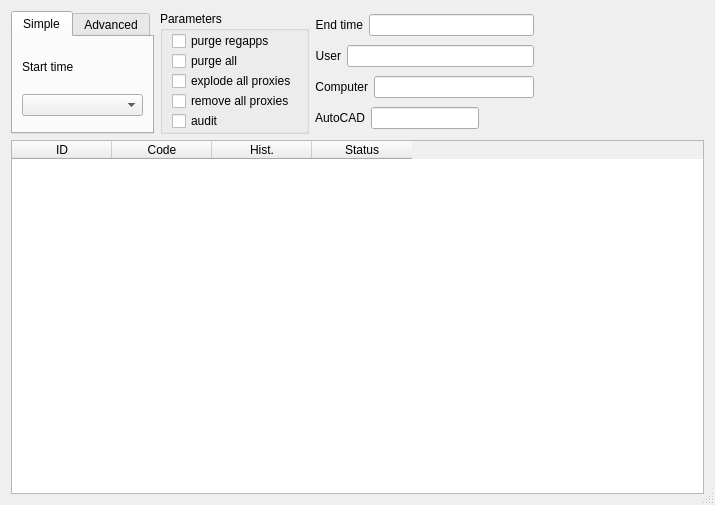
<?xml version="1.0" encoding="UTF-8"?>
<ui version="4.0">
 <class>AuditReport</class>
 <widget class="QDialog" name="AuditReport">
  <property name="geometry">
   <rect>
    <x>0</x>
    <y>0</y>
    <width>715</width>
    <height>505</height>
   </rect>
  </property>
  <property name="minimumSize">
   <size>
    <width>600</width>
    <height>0</height>
   </size>
  </property>
  <property name="windowTitle">
   <string>Drawings audit report</string>
  </property>
  <property name="locale">
   <locale language="English" country="UnitedStates"/>
  </property>
  <property name="sizeGripEnabled">
   <bool>true</bool>
  </property>
  <layout class="QVBoxLayout" name="verticalLayout_2" stretch="0,1">
   <item>
    <layout class="QHBoxLayout" name="horizontalLayout_4" stretch="0,0,0,1">
     <item>
      <widget class="QTabWidget" name="tbSelectParams">
       <property name="currentIndex">
        <number>0</number>
       </property>
       <widget class="QWidget" name="tabSimple">
        <attribute name="title">
         <string>Simple</string>
        </attribute>
        <layout class="QVBoxLayout" name="verticalLayout_5">
         <item>
          <widget class="QLabel" name="label_15">
           <property name="text">
            <string>Start time</string>
           </property>
          </widget>
         </item>
         <item>
          <widget class="QComboBox" name="mAuditList">
           <property name="sizeAdjustPolicy">
            <enum>QComboBox::AdjustToContents</enum>
           </property>
          </widget>
         </item>
         <item>
          <spacer name="verticalSpacer">
           <property name="orientation">
            <enum>Qt::Vertical</enum>
           </property>
          </spacer>
         </item>
        </layout>
       </widget>
       <widget class="QWidget" name="tabAdvanced">
        <attribute name="title">
         <string>Advanced</string>
        </attribute>
       </widget>
      </widget>
     </item>
     <item>
      <widget class="QGroupBox" name="groupBox_3">
       <property name="enabled">
        <bool>true</bool>
       </property>
       <property name="title">
        <string>Parameters</string>
       </property>
       <layout class="QVBoxLayout" name="verticalLayout">
        <property name="spacing">
         <number>0</number>
        </property>
        <property name="topMargin">
         <number>0</number>
        </property>
        <property name="bottomMargin">
         <number>0</number>
        </property>
        <item>
         <widget class="QRoCheckBox" name="cbPurgeR">
          <property name="enabled">
           <bool>true</bool>
          </property>
          <property name="text">
           <string>purge regapps</string>
          </property>
         </widget>
        </item>
        <item>
         <widget class="QRoCheckBox" name="cbPurgeA">
          <property name="text">
           <string>purge all</string>
          </property>
         </widget>
        </item>
        <item>
         <widget class="QRoCheckBox" name="cbExplodeProxy">
          <property name="text">
           <string>explode all proxies</string>
          </property>
         </widget>
        </item>
        <item>
         <widget class="QRoCheckBox" name="cbRemoveProxy">
          <property name="text">
           <string>remove all proxies</string>
          </property>
         </widget>
        </item>
        <item>
         <widget class="QRoCheckBox" name="cbAudit">
          <property name="text">
           <string>audit</string>
          </property>
         </widget>
        </item>
       </layout>
      </widget>
     </item>
     <item>
      <layout class="QVBoxLayout" name="verticalLayout_3">
       <item>
        <layout class="QHBoxLayout" name="horizontalLayout_5">
         <item>
          <widget class="QLabel" name="label_14">
           <property name="text">
            <string>End time</string>
           </property>
           <property name="alignment">
            <set>Qt::AlignRight|Qt::AlignTrailing|Qt::AlignVCenter</set>
           </property>
          </widget>
         </item>
         <item>
          <widget class="QLineEdit" name="eEndTime">
           <property name="alignment">
            <set>Qt::AlignCenter</set>
           </property>
           <property name="readOnly">
            <bool>true</bool>
           </property>
          </widget>
         </item>
        </layout>
       </item>
       <item>
        <layout class="QHBoxLayout" name="horizontalLayout_2">
         <item>
          <widget class="QLabel" name="label_12">
           <property name="text">
            <string>User</string>
           </property>
           <property name="alignment">
            <set>Qt::AlignRight|Qt::AlignTrailing|Qt::AlignVCenter</set>
           </property>
          </widget>
         </item>
         <item>
          <widget class="QLineEdit" name="eUser">
           <property name="text">
            <string/>
           </property>
           <property name="readOnly">
            <bool>true</bool>
           </property>
          </widget>
         </item>
        </layout>
       </item>
       <item>
        <layout class="QHBoxLayout" name="horizontalLayout_3">
         <item>
          <widget class="QLabel" name="label_13">
           <property name="text">
            <string>Computer</string>
           </property>
           <property name="alignment">
            <set>Qt::AlignRight|Qt::AlignTrailing|Qt::AlignVCenter</set>
           </property>
          </widget>
         </item>
         <item>
          <widget class="QLineEdit" name="eComputer">
           <property name="minimumSize">
            <size>
             <width>160</width>
             <height>0</height>
            </size>
           </property>
           <property name="text">
            <string/>
           </property>
           <property name="readOnly">
            <bool>true</bool>
           </property>
          </widget>
         </item>
        </layout>
       </item>
       <item>
        <layout class="QHBoxLayout" name="horizontalLayout">
         <item>
          <widget class="QLabel" name="label_11">
           <property name="text">
            <string>AutoCAD</string>
           </property>
           <property name="alignment">
            <set>Qt::AlignRight|Qt::AlignTrailing|Qt::AlignVCenter</set>
           </property>
          </widget>
         </item>
         <item>
          <widget class="QLineEdit" name="eAutocad">
           <property name="alignment">
            <set>Qt::AlignCenter</set>
           </property>
           <property name="readOnly">
            <bool>true</bool>
           </property>
          </widget>
         </item>
         <item>
          <spacer name="horizontalSpacer_2">
           <property name="orientation">
            <enum>Qt::Horizontal</enum>
           </property>
           <property name="sizeHint" stdset="0">
            <size>
             <width>40</width>
             <height>20</height>
            </size>
           </property>
          </spacer>
         </item>
        </layout>
       </item>
      </layout>
     </item>
     <item>
      <spacer name="horizontalSpacer">
       <property name="orientation">
        <enum>Qt::Horizontal</enum>
       </property>
       <property name="sizeHint" stdset="0">
        <size>
         <width>40</width>
         <height>20</height>
        </size>
       </property>
      </spacer>
     </item>
    </layout>
   </item>
   <item>
    <widget class="QTableWidget" name="mGrid">
     <property name="sizePolicy">
      <sizepolicy hsizetype="Expanding" vsizetype="Expanding">
       <horstretch>0</horstretch>
       <verstretch>0</verstretch>
      </sizepolicy>
     </property>
     <property name="contextMenuPolicy">
      <enum>Qt::CustomContextMenu</enum>
     </property>
     <property name="wordWrap">
      <bool>false</bool>
     </property>
     <column>
      <property name="text">
       <string>ID</string>
      </property>
     </column>
     <column>
      <property name="text">
       <string>Code</string>
      </property>
     </column>
     <column>
      <property name="text">
       <string>Hist.</string>
      </property>
     </column>
     <column>
      <property name="text">
       <string>Status</string>
      </property>
     </column>
    </widget>
   </item>
  </layout>
  <action name="actionPlotView">
   <property name="text">
    <string>View</string>
   </property>
   <property name="toolTip">
    <string>View selected drawing</string>
   </property>
  </action>
 </widget>
 <customwidgets>
  <customwidget>
   <class>QRoCheckBox</class>
   <extends>QCheckBox</extends>
   <header>QRoCheckBox.h</header>
  </customwidget>
 </customwidgets>
 <resources/>
 <connections/>
</ui>
